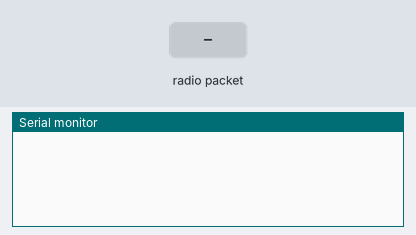
A sketch run on a simulated Arduino Uno, built with avr-gcc and run on an emulated ATmega328P. Shown: the last lines printed to the serial monitor. The inputs (shaded band) are chosen by the test bench. No radio packets arrive unless stated.

Above: at 1.2 s.
1.3 s: radio packet "1" arrives
At 1.56 s:
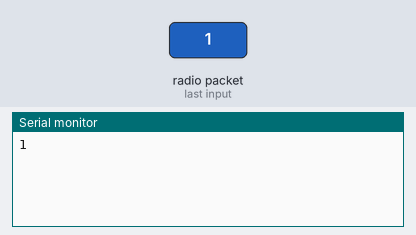
3.3 s: radio packet "0" arrives
At 3.56 s:
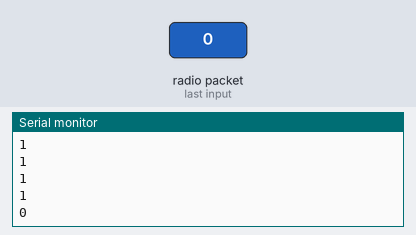
4.8 s: radio packet "2" arrives
At 4.96 s:
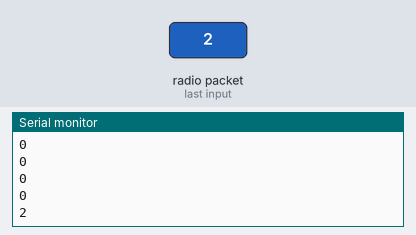
Timing chart, 0 to 7.8 s (numbered marks = the images above; inputs shaded):
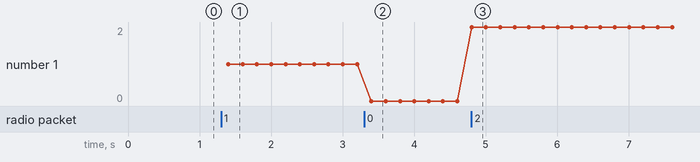

The sketch:

recepteur.ino
```cpp
#include <Arduino.h>
#include <RH_ASK.h>
#include <SPI.h>

RH_ASK driver;
char msg[32];
const int longueur = 32;

void setup()
{
    Serial.begin(9600);
    if (!driver.init())
        if(Serial.available())
            Serial.println("RF433 >> imposible a initialiser");
}

void loop()
{
    driver.recv((uint8_t *)msg, (uint8_t *)&longueur);
    Serial.println(msg);
    delay(200);
}
```

Measured:
- after the input at 1.3 s, the serial monitor: prints a new line after 0.10 s (image 1)
- after the input at 3.3 s, the serial monitor: prints a new line after 0.10 s (image 2)
- after the input at 4.8 s, the serial monitor: prints a new line at once (image 3)
- plotted number 1: 1 → 0 after the input at 3.3 s, 0 → 2 after the input at 4.8 s
